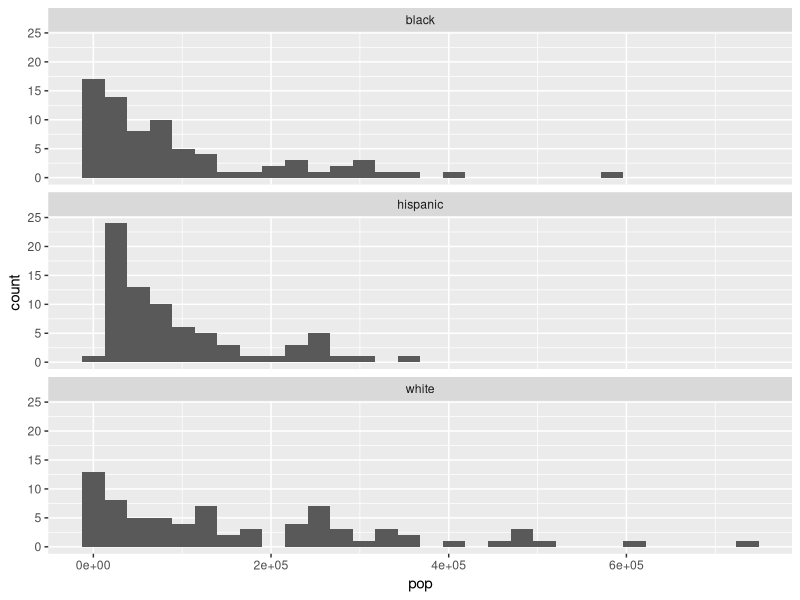
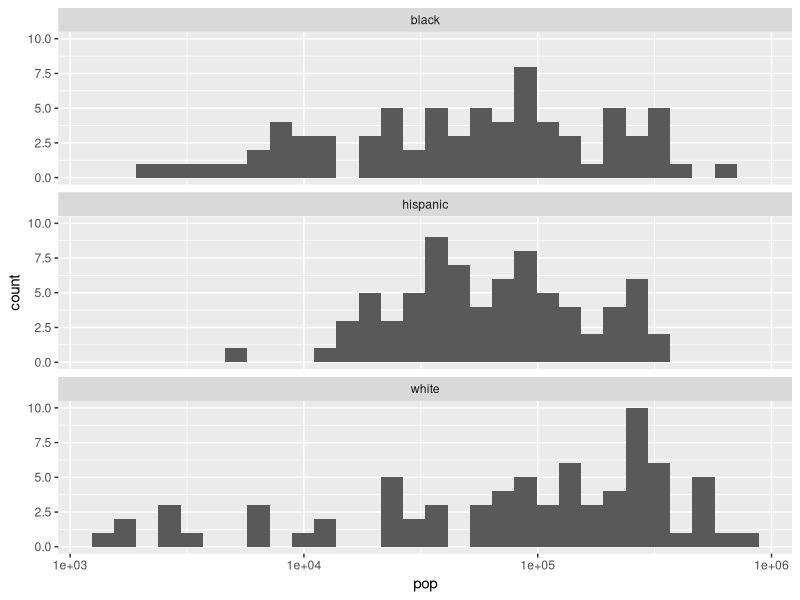
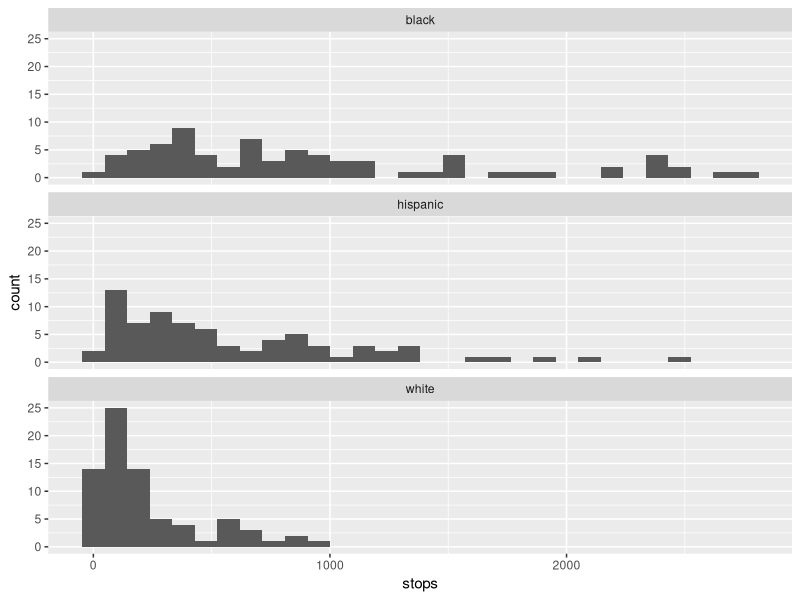
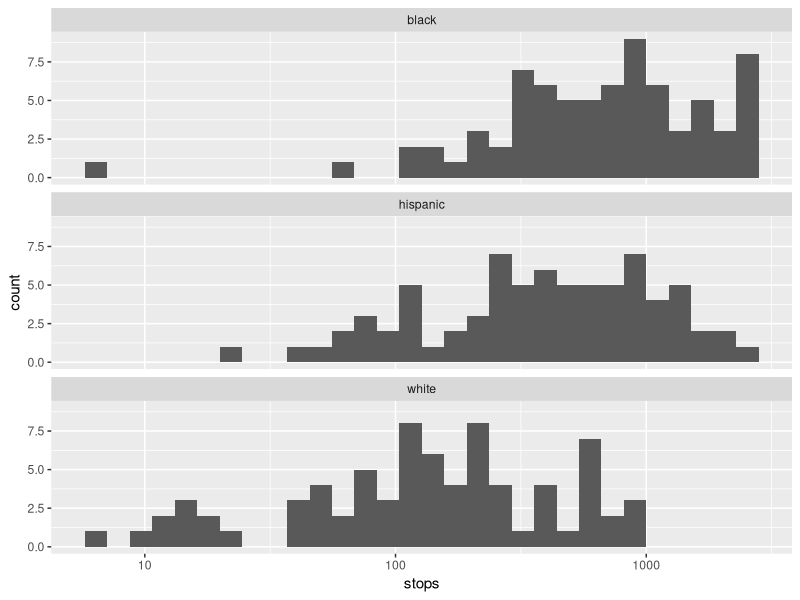
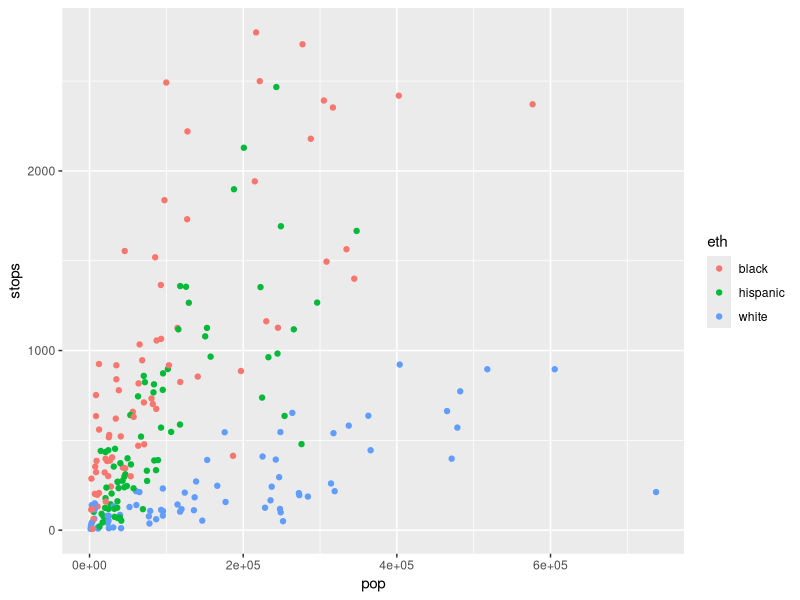
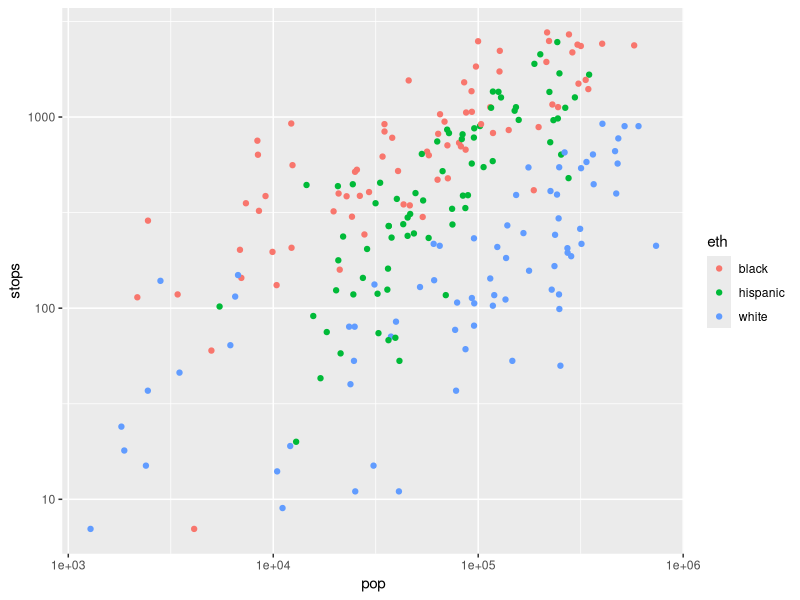
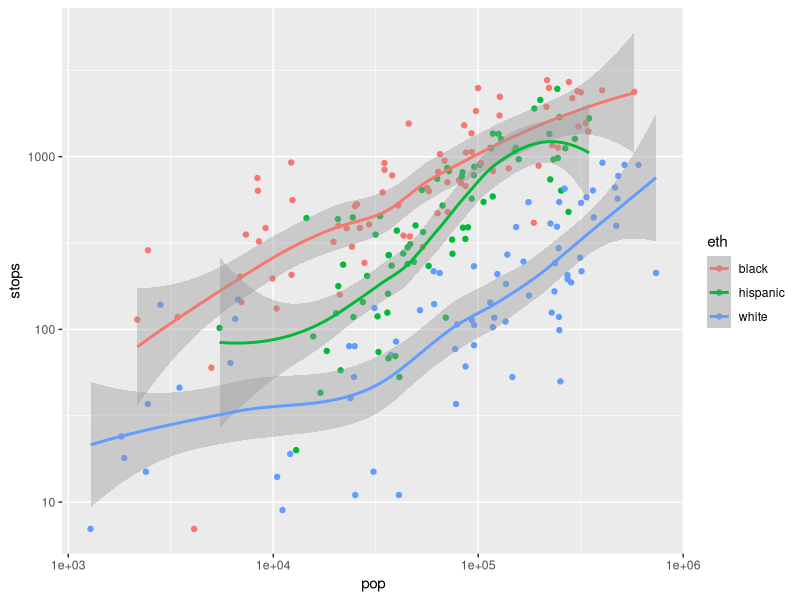
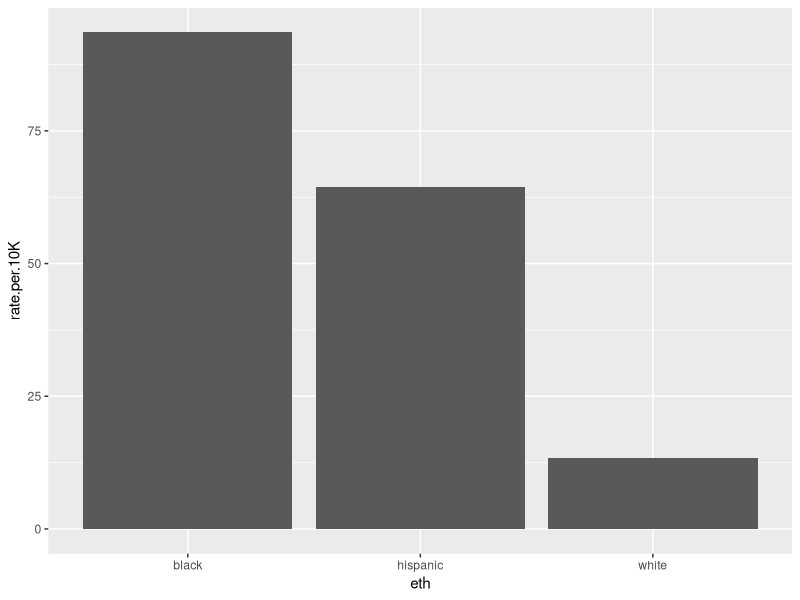

Generate these figures, in order, with R:
library(ggplot2)
library(dplyr)

# Stop data from NYC between 1998-1999 (with noise added to protect
# confidentiality). As described in Chapter 1.2 of Gelman page 5, this was part
# of an investigation of whether or not the NYPD's stop and frisk policy
# disproportionately targetted minorities. The data only focuses on whites,
# black, and hispanic.
# From http://www.stat.columbia.edu/~gelman/arm/examples/police/.  Our analysis
# differs from the one on page 112.
arrests <- read.table("frisk_with_noise.txt", header=TRUE) %>%
  group_by(precinct, eth) %>% summarise_each(funs(sum)) %>% select(-crime) %>%
  tbl_df()
arrests

# -units i are precincts x ethnic groups (75 x 3 =225 rows)
# -outcome y_i is the number of stops
# -exposure_i is the number of people of the particular ethnic group who live in
#  the jurisdiciton of the precinct
# -precincts are numbered 1-75
# -ethnicity 1=black, 2=hispanic, 3=white

# Convert to factors setting appropriate levels
arrests$precinct <- factor(arrests$precinct)
arrests$eth <- factor(arrests$eth, labels=c("black", "hispanic", "white"))



#------------------------------------------------
# Exploratory Data Analysis
#------------------------------------------------
# Investigate population:
group_by(arrests, eth) %>% summarise(pop=sum(pop))
p <- ggplot(data=arrests, aes(x=pop)) + geom_histogram() + facet_wrap(~eth, ncol=1)
p
# Changing the x-axis scale to a logged one helps deal with the skew
p + scale_x_log10()


# EXERCISE:  Investigate arrests.  Which groups get predominately stopped?
group_by(arrests, eth) %>% summarise(stops=sum(stops))
p <- ggplot(data=arrests, aes(x=stops)) + geom_histogram() + facet_wrap(~eth, ncol=1)
p
# Changing the x-axis scale to a logged one helps deal with the skew
p + scale_x_log10()


# Investigate relationship between population size and number of stops
p <- ggplot(data=arrests, aes(x=pop, y=stops, group=eth, col=eth)) + geom_point()
p
# A raw plot of stops over population is hard to make sense of given the right
# skew in both data, so we use a log-log plot i.e. both the x and y axis on
# a log-scale
p + scale_x_log10() + scale_y_log10()

# EXERCISE:  Add a smoother to the previous plot to focus on the signal
# distinguishing the three groups and less on the noise.
p + scale_x_log10() + scale_y_log10() + geom_smooth()


# EXERCISE: Using dplyr, compare the "stops per 10K individuals" between the
# three ethnic groups
group_by(arrests, eth) %>%
  summarise(rate.per.10K = 10000*sum(stops)/sum(pop)) %>%
  ggplot(data=., aes(x=eth, y=rate.per.10K)) +
  geom_bar(stat="identity")





#------------------------------------------------
# Model 0: Just the average rate i.e. using no predictors
#------------------------------------------------
# Overall arrest rate:
rate0 <- sum(arrests$stops)/sum(arrests$pop)
rate0

# Model Fit:
# Poisson regression is done in R using glm() again, but now setting family to
# poisson.  Note also that we specifiy the offset to be log(pop).  Recall that
# the ~1 means fit only the intercept
model0 <- glm(stops ~ 1, offset=log(pop), family=poisson, data=arrests)
summary(model0)
b0 <- coefficients(model0)

# What does this value correspond to?
exp(b0)

# A 95% confidence interval on the rate of arrest in NYC
exp(confint(model0))





#------------------------------------------------
# Model 1: Incorporating ethnicity
#------------------------------------------------
# EXERCISE:  Find the arrest rate for all three ethnic groups
group_by(arrests, eth) %>% summarise(rate=sum(stops)/sum(pop))

# Model Fit:
model1 <- glm(stops ~ eth, family=poisson, data=arrests, offset=log(pop))
summary(model1)
b1 <- coefficients(model1)
exp(b1)

# CRUCIAL EXERCISE:  What is the relationship between the above rates and
# exp(b)?

# RELATED EXERCISE:  Compute 95% confidence intervals on the coefficients.  What
# is the "null" value for such CI's?  Do the hispanic and white coefficient CI's
# include it?
exp(confint(model1))





#------------------------------------------------
# Model 2: Ethnicity + Precinct
#------------------------------------------------
# EXERCISE:  Create a single plot that shows stop rates for each of the three
# ethnic groups for all 75 precincts in NYC.  Hint:  consider the "group" aesthetic
# What trend do you notice?
p <- group_by(arrests, eth, precinct) %>% summarise(rate=sum(stops)/sum(pop), stops=sum(stops), pop=sum(pop)) %>%
  ggplot(aes(x=precinct, y=rate, group=eth, col=eth)) + geom_line() + ylab("Stop rate (log-scale)")
p
p + geom_point(aes(size=log10(pop)))
p + geom_point(aes(size=log10(pop))) + scale_y_log10()

# Model Fit:
model2 <- glm(stops ~ eth + precinct, family=poisson, data=arrests, offset=log(pop))
summary(model2)
b2 <- coefficients(model2)
exp(b2)
CI2 <- confint(model2)
exp(CI2)

# EXERCISE:  What is the interpretation of the first three coefficients based on
# ethnicity now?
